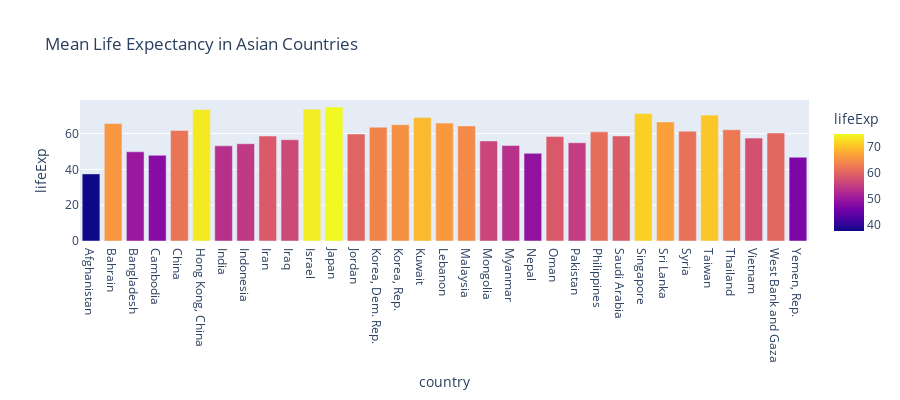

This figure's notebook cell:
### Code cell
df_asia = df[df.continent == 'Asia']
df_asia_mean=df_asia.groupby("country")['lifeExp'].mean().reset_index()

fig = px.bar(df_asia_mean, x='country', y='lifeExp',
             hover_data=['lifeExp','country'], 
             color='lifeExp',title="Mean Life Expectancy in Asian Countries",
             height=400)
fig.show()

### Figure 1 — Plotly figure (JSON) as saved in the notebook; plotly's stock layout.template omitted (floating-point values rounded to 4 significant figures)
{"data": [{"alignmentgroup": "True", "hovertemplate": "country=%{x}<br>lifeExp=%{marker.color}<extra></extra>", "legendgroup": "", "marker": {"color": [37.48, 65.61, 49.83, 47.9, 61.79, 73.49, 53.17, 54.34, 58.64, 56.58, 73.65, 74.83, 59.79, 63.61, 65.0, 68.92, 65.87, 64.28, 55.89, 53.32, 48.99, 58.44, 54.88, 60.97, 58.68, 71.22, 66.53, 61.35, 70.34, 62.2, 57.48, 60.33, 46.78], "coloraxis": "coloraxis"}, "name": "", "offsetgroup": "", "orientation": "v", "showlegend": false, "textposition": "auto", "type": "bar", "x": ["Afghanistan", "Bahrain", "Bangladesh", "Cambodia", "China", "Hong Kong, China", "India", "Indonesia", "Iran", "Iraq", "Israel", "Japan", "Jordan", "Korea, Dem. Rep.", "Korea, Rep.", "Kuwait", "Lebanon", "Malaysia", "Mongolia", "Myanmar", "Nepal", "Oman", "Pakistan", "Philippines", "Saudi Arabia", "Singapore", "Sri Lanka", "Syria", "Taiwan", "Thailand", "Vietnam", "West Bank and Gaza", "Yemen, Rep."], "xaxis": "x", "y": [37.48, 65.61, 49.83, 47.9, 61.79, 73.49, 53.17, 54.34, 58.64, 56.58, 73.65, 74.83, 59.79, 63.61, 65.0, 68.92, 65.87, 64.28, 55.89, 53.32, 48.99, 58.44, 54.88, 60.97, 58.68, 71.22, 66.53, 61.35, 70.34, 62.2, 57.48, 60.33, 46.78], "yaxis": "y"}], "layout": {"barmode": "relative", "coloraxis": {"colorbar": {"title": {"text": "lifeExp"}}, "colorscale": [[0, "#0d0887"], [0.1111, "#46039f"], [0.2222, "#7201a8"], [0.3333, "#9c179e"], [0.4444, "#bd3786"], [0.5556, "#d8576b"], [0.6667, "#ed7953"], [0.7778, "#fb9f3a"], [0.8889, "#fdca26"], [1, "#f0f921"]]}, "height": 400, "legend": {"tracegroupgap": 0}, "title": {"text": "Mean Life Expectancy in Asian Countries"}, "xaxis": {"anchor": "y", "domain": [0, 1], "title": {"text": "country"}}, "yaxis": {"anchor": "x", "domain": [0, 1], "title": {"text": "lifeExp"}}}}
